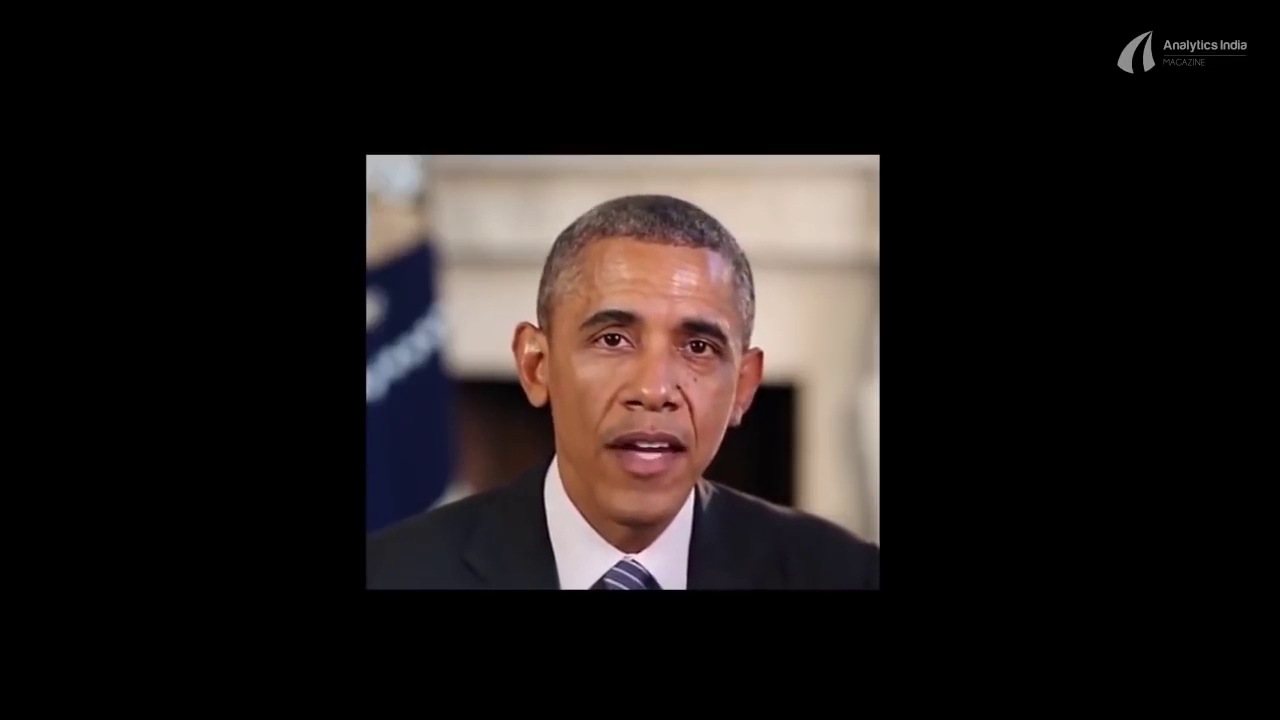
#> input picture frame 44 of Face Detection/data/video/obama.mp4, 1280 x 720 px, given in place of obama.mp4, which was not available
$ jupyter execute --allow-errors haarcascade_face_detection_video.ipynb   (text cells are left out)
#> lines starting #> are read from the running program, lines starting #| are printed output that depends on the picture; after the words box and inside, x2 and y2 are one past the last pixel; in counts of white or black regions, pixels touching at a corner belong together; pictures that were not available may be replaced by others from this repository, and a replacement may not be noted
#> further down, frame is the input picture: shape (720, 1280, 3); mean B, G, R 24.9, 26, 31.5
[cell 1]
# 내 구글 드라이브에 연동
from google.colab import drive
drive.mount('/content/gdrive')

[cell 2]
# 필요한 패키지와 모듈을 불러옴
import cv2
import numpy as np
import time
import io
import base64
from IPython.display import HTML

[cell 3]
# OpenCV 버전을 확인
print("OpenCV version:")
print(cv2.__version__)

#> (a cell that did not finish here is left out)

[cell 5]
# 특성값이 미리 정의되어 있는 haarcascade xml 파일 위치 정의
face_cascade_name = 'gdrive/My Drive/CV/Face Detection/data/haarcascades/haarcascade_frontalface_alt.xml'     # 얼굴을 인식하는 feature 파일
eyes_cascade_name = 'gdrive/My Drive/CV/Face Detection/data/haarcascades/haarcascade_eye_tree_eyeglasses.xml' # 눈을 인식하는 feature 파일
file_name = 'gdrive/My Drive/CV/Face Detection/data/video/obama.mp4' # 원본 동영상
output_name = 'output_video.mp4'  # detection 된 output 동영상

[cell 6]
def detectAndDisplay(frame):
    # GRAY 이미지로 변환
    frame_gray = cv2.cvtColor(frame, cv2.COLOR_BGR2GRAY)
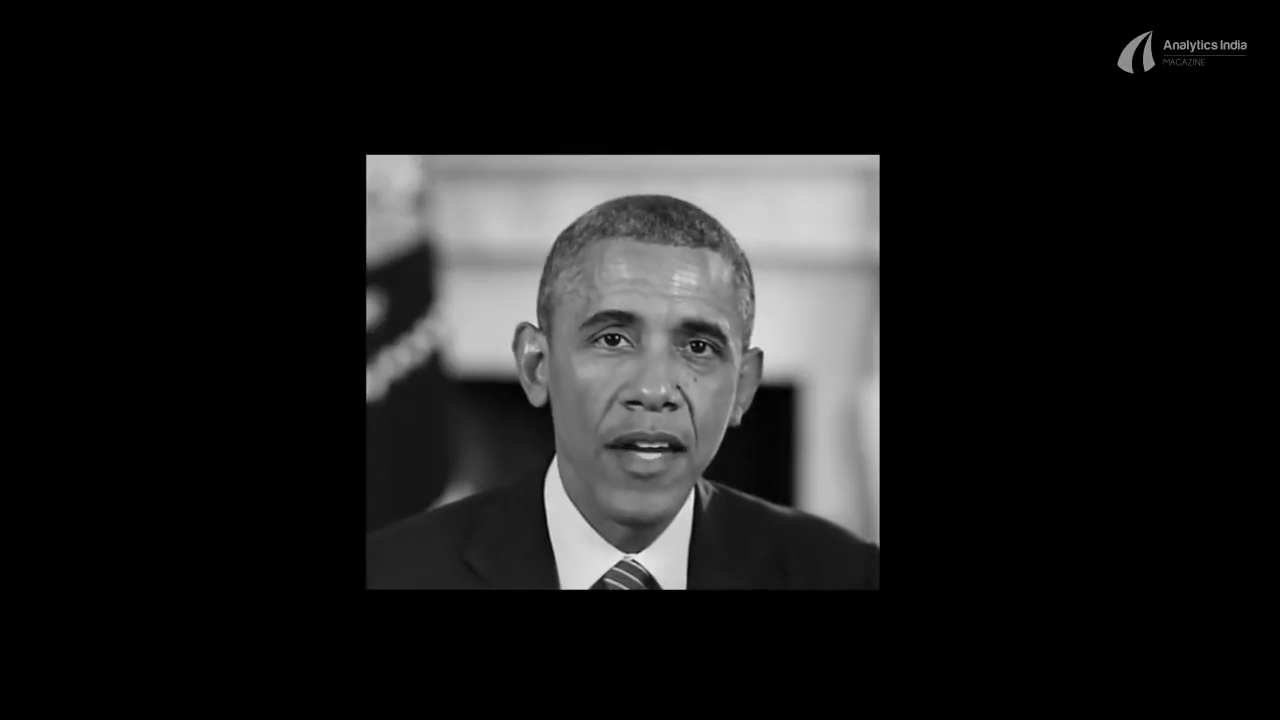
#> frame_gray: shape (720, 1280); min 0, max 239, mean 27.5
    frame_gray = cv2.equalizeHist(frame_gray)
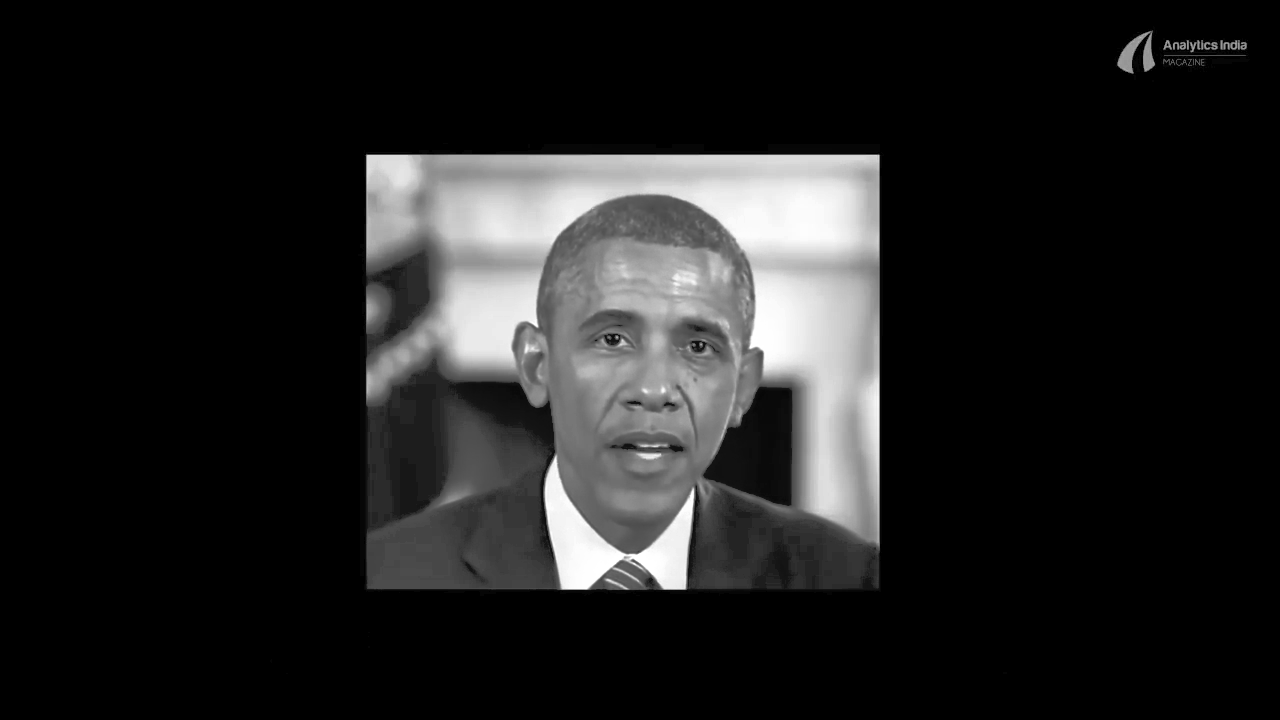
#> frame_gray: shape (720, 1280); min 0, max 255, mean 32.6
    #-- Detect faces
    faces = face_cascade.detectMultiScale(frame_gray)
#> faces = [[539, 249, 232, 232]]
    for (x,y,w,h) in faces:
        center = (x + w//2, y + h//2)
        frame = cv2.rectangle(frame, (x, y), (x+w, y+h), (0, 255, 0), 4)  # detection 된 얼굴에 사각형을 그린다.
        faceROI = frame_gray[y:y+h,x:x+w]   # frame_gray에서 방금 그린 얼굴 사각형 영역만 가져온다.(faceROI)
        # faceROI 에서 eyes 을 detection 한다.
        eyes = eyes_cascade.detectMultiScale(faceROI)
        for (x2,y2,w2,h2) in eyes:
            eye_center = (x + x2 + w2//2, y + y2 + h2//2)
            radius = int(round((w2 + h2)*0.25))  # 반지름 계산
            frame = cv2.circle(frame, eye_center, radius, (255, 0, 0 ), 4)  # detection 된 눈에 원을 그린다.
#> this loop made 1 pass
#> (x, y, w, h, center, eyes) on pass 1: (539, 249, 232, 232, (655, 365), [[46, 66, 52, 52], [134, 74, 48, 48]])
#> pass 1, in detectAndDisplay, `frame = cv2.rectangle(frame, (x, y), (x+w, y+h), (0, 255, 0), 4)`:
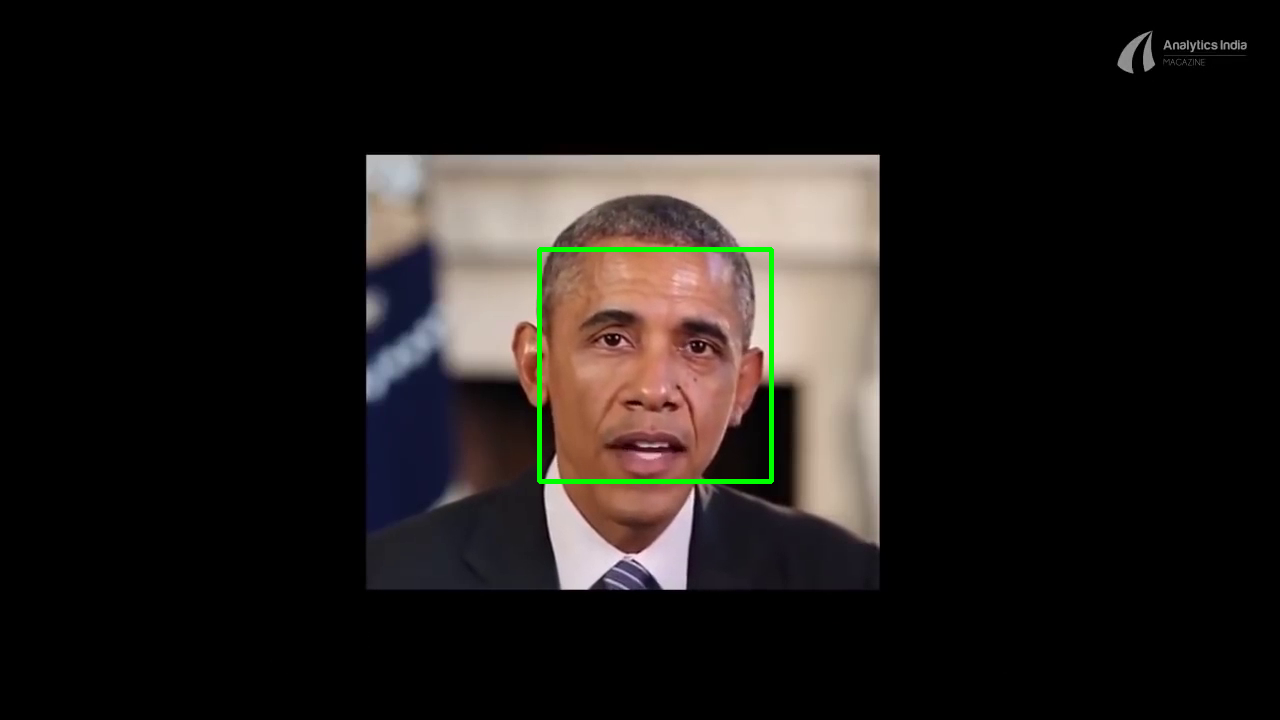
#> frame: shape (720, 1280, 3); 0.5% of pixels changed, all inside (x1, y1, x2, y2) = (537, 247, 774, 484)
#> pass 1, in detectAndDisplay, `faceROI = frame_gray[y:y+h,x:x+w]`:
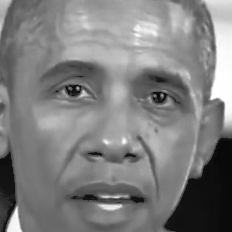
#> faceROI: shape (232, 232); min 6, max 255, mean 126.4
#> after the loop:
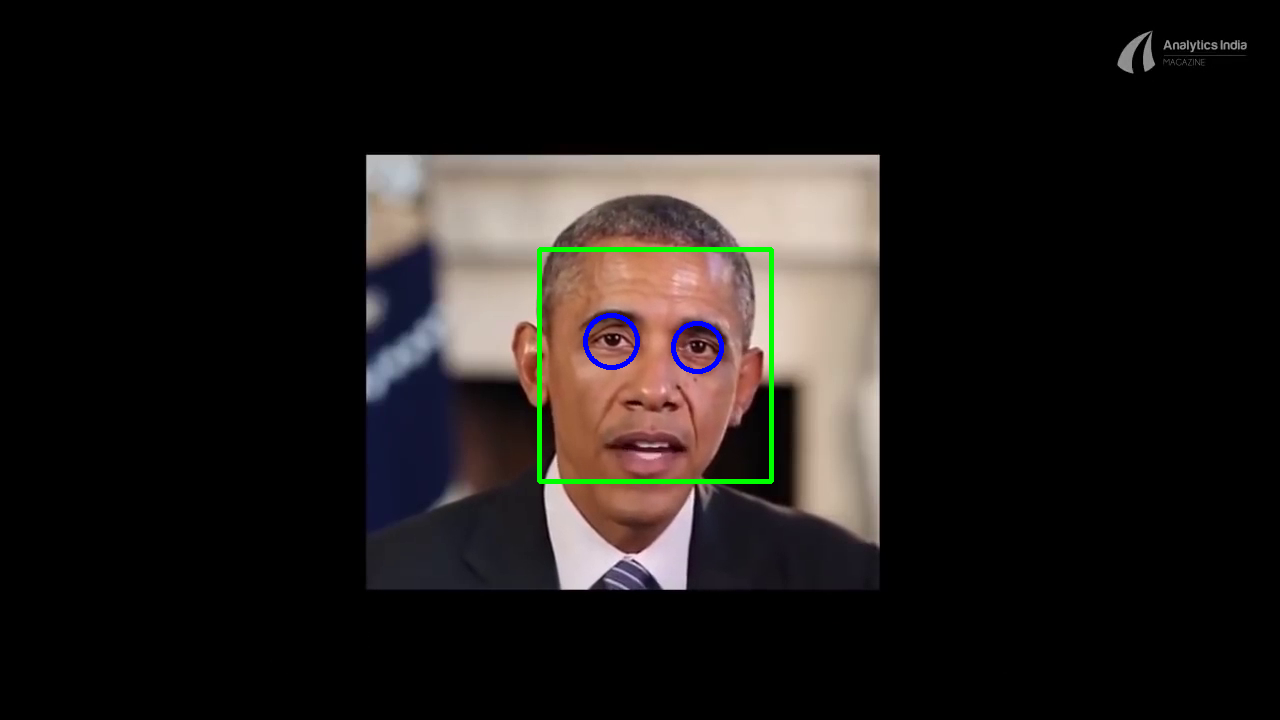
#> frame: shape (720, 1280, 3); 0.17% of pixels changed, all inside (x1, y1, x2, y2) = (583, 313, 724, 374)

    # video 를 disk 에 output 하기 위해 writer 를 초기화한다.
    global writer
    if writer is None and output_name is not None:
        fourcc = cv2.VideoWriter_fourcc(*"MJPG")    # 코덱 정의
        writer = cv2.VideoWriter(output_name, fourcc, 30,
                (frame.shape[1], frame.shape[0]), True)

    # disk 에 frame 을 write 합니다.
    if writer is not None:
        writer.write(frame)

[cell 7]
# face_cascade 인스턴스를 생성한다.
face_cascade = cv2.CascadeClassifier()
# eyes_cascade 인스턴스를 생성한다.
eyes_cascade = cv2.CascadeClassifier()

[cell 8]
# cascades 파일을 불러온다.
if not face_cascade.load(cv2.samples.findFile(face_cascade_name)):
    print('--(!)Error loading face cascade')
    exit(0)
if not eyes_cascade.load(cv2.samples.findFile(eyes_cascade_name)):

    print('--(!)Error loading eyes cascade')
    exit(0)

[cell 9]
# 원본 동영상에서 video stream을 읽어온다.
cap = cv2.VideoCapture(file_name)
writer = None
if not cap.isOpened:
    print('--(!)Error opening video capture')
    exit(0)
while True:
    ret, frame = cap.read()
    if frame is None:
        # close the video file pointers
        cap.release()
        # close the writer point
        writer.release()
        print('--(!) No captured frame -- Break!')
        break
    detectAndDisplay(frame)  # frame 을 보낸다.

$ run again, starting later in the video
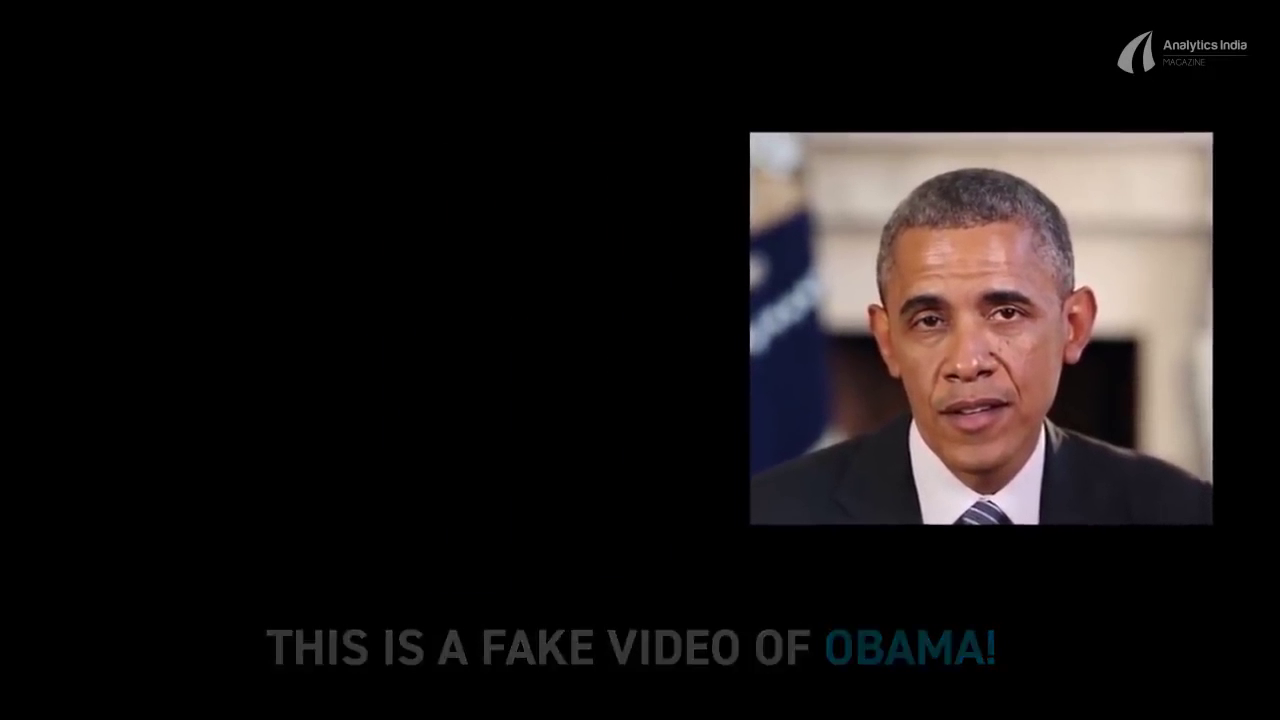
#> input picture frame 199 of Face Detection/data/video/obama.mp4, 1280 x 720 px, given in place of obama.mp4, which was not available
#> frame is the input picture: shape (720, 1280, 3); mean B, G, R 21.6, 22.1, 26.5
#> faces = [[860, 231, 213, 213]]
#> the loop in detectAndDisplay, `for (x,y,w,h) in faces:` made 1 pass
#> (x, y, w, h, center, eyes) on pass 1: (860, 231, 213, 213, (966, 337), [[44, 66, 49, 49], [121, 57, 50, 50]])
#> pass 1, in detectAndDisplay, `faceROI = frame_gray[y:y+h,x:x+w]`:
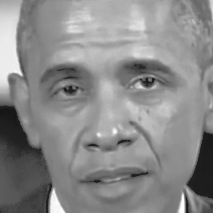
#> faceROI: shape (213, 213); min 20, max 255, mean 138.2
#> after the loop in detectAndDisplay, `for (x,y,w,h) in faces:`:
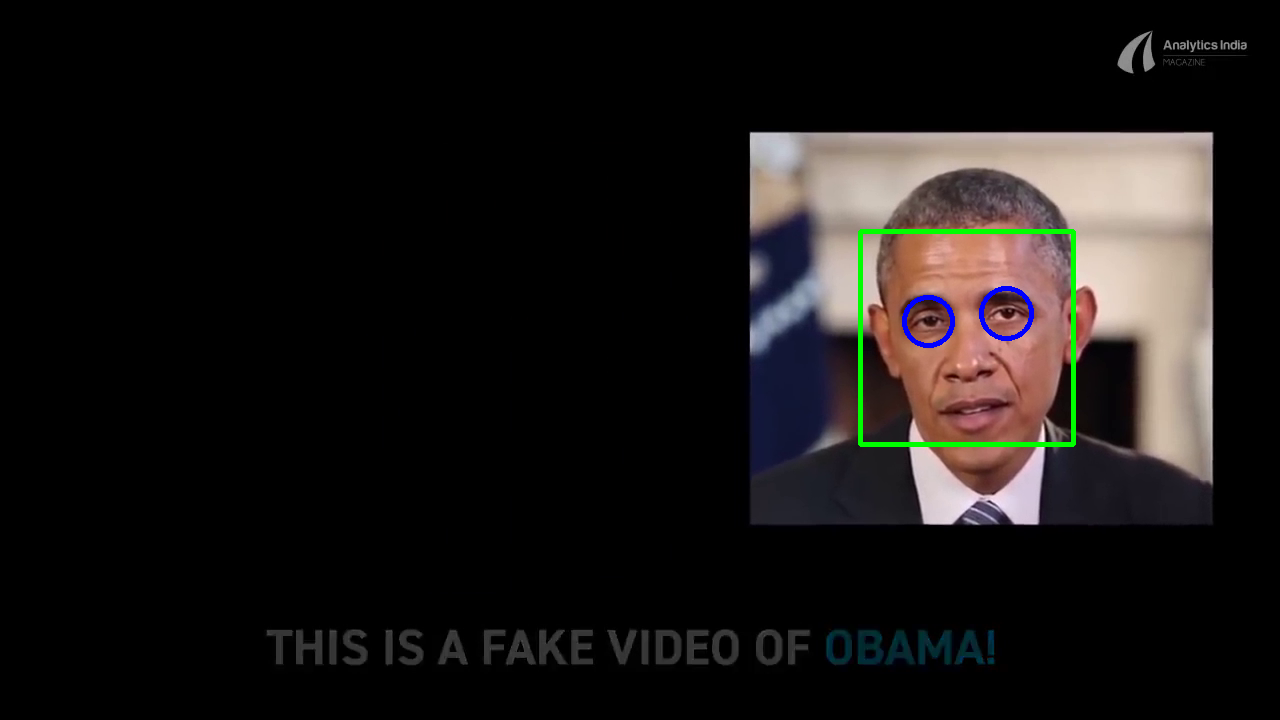
#> frame: shape (720, 1280, 3); mean B, G, R 21.5, 22.7, 25.6

$ run again, starting later in the video
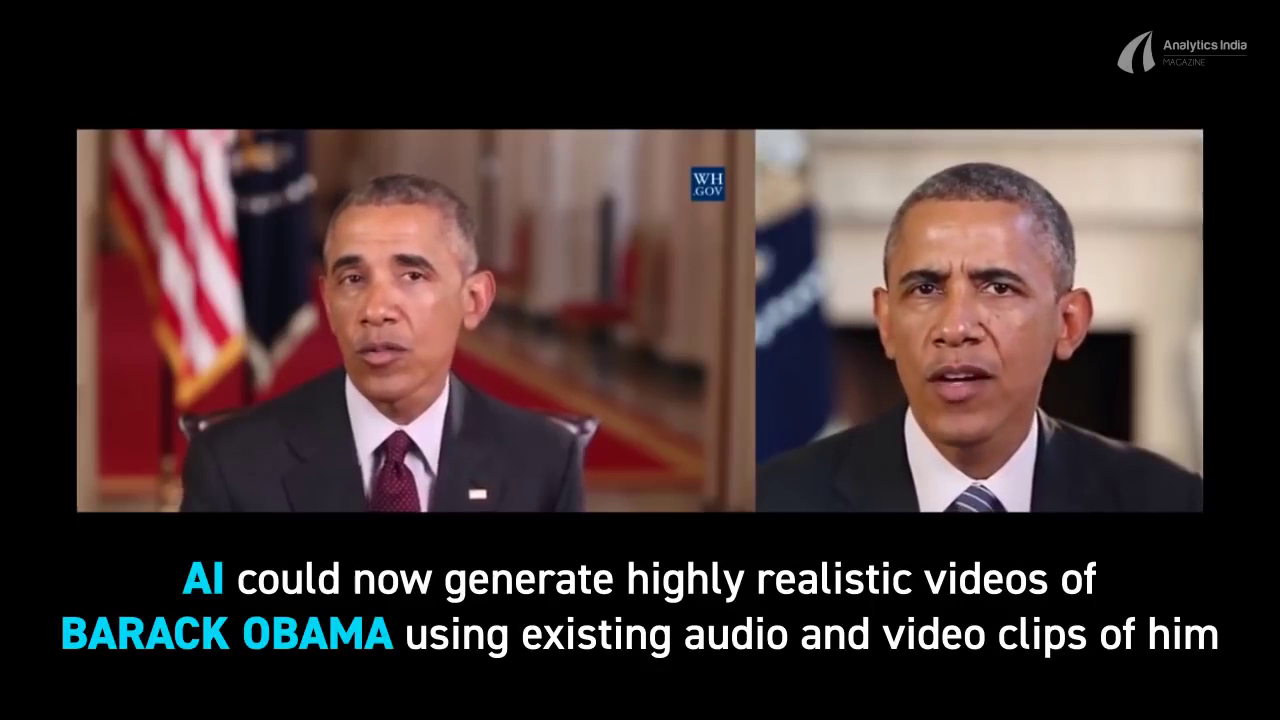
#> input picture frame 355 of Face Detection/data/video/obama.mp4, 1280 x 720 px, given in place of obama.mp4, which was not available
#> frame is the input picture: shape (720, 1280, 3); mean B, G, R 46.4, 47.3, 62
#> faces = [[294, 205, 177, 177], [861, 208, 201, 201]]
#> the loop in detectAndDisplay, `for (x,y,w,h) in faces:` made 2 passes
#> (x, y, w, h, center, eyes) on passes 1 to 2: (294, 205, 177, 177, (382, 293), [[102, 54, 35, 35], [40, 57, 35, 35]]), (861, 208, 201, 201, (961, 308), [[42, 60, 43, 43], [117, 60, 43, 43]])
#> pass 1, in detectAndDisplay, `faceROI = frame_gray[y:y+h,x:x+w]`:
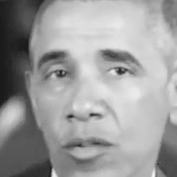
#> faceROI: shape (177, 177); min 25, max 246, mean 157.1
#> after the loop in detectAndDisplay, `for (x,y,w,h) in faces:`:
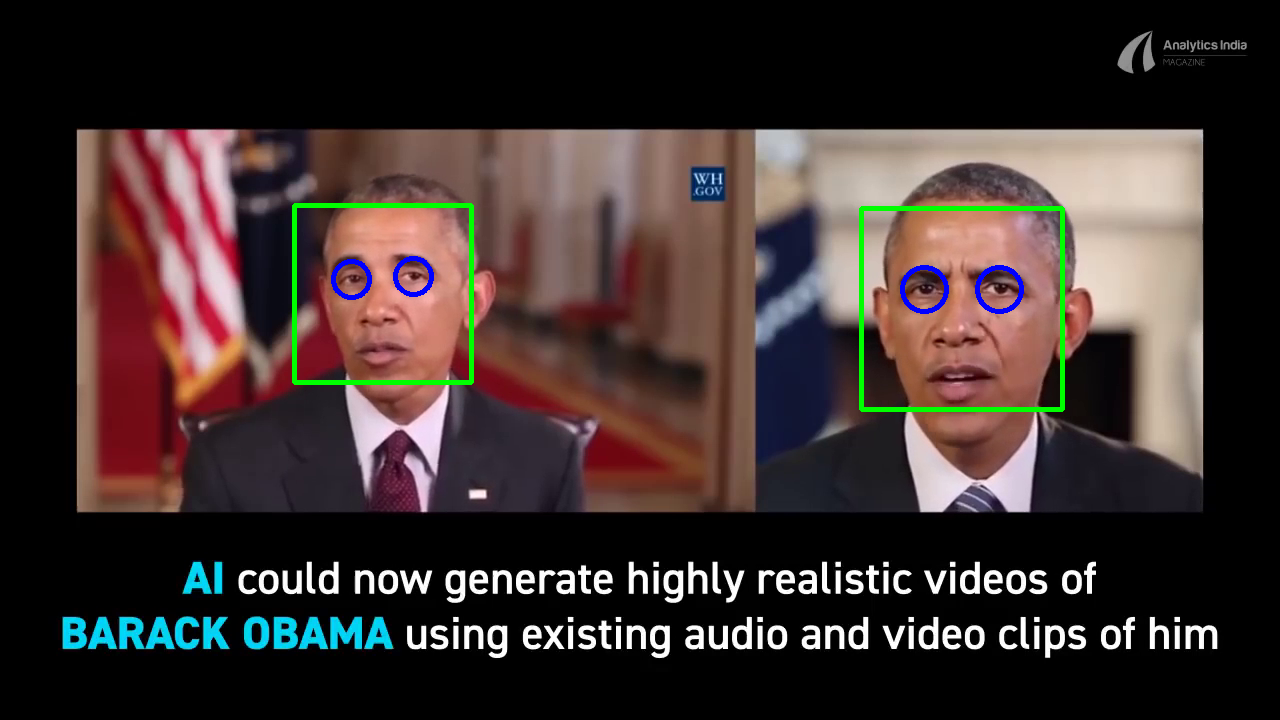
#> frame: shape (720, 1280, 3); mean B, G, R 46.3, 48.4, 60.6
